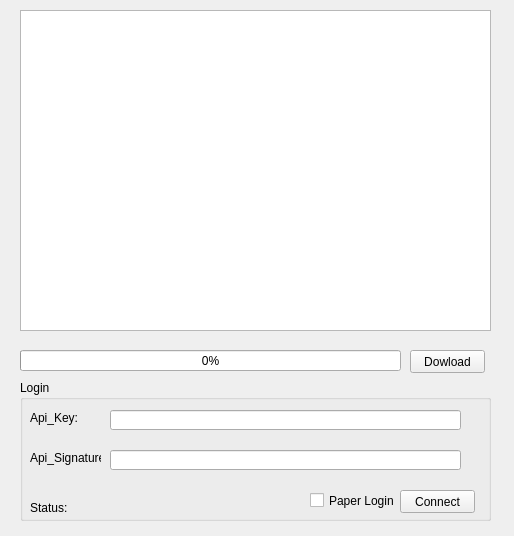
<?xml version="1.0" encoding="UTF-8"?>
<ui version="4.0">
 <class>Exchange_Form</class>
 <widget class="QWidget" name="Exchange_Form">
  <property name="geometry">
   <rect>
    <x>0</x>
    <y>0</y>
    <width>514</width>
    <height>536</height>
   </rect>
  </property>
  <property name="windowTitle">
   <string>Exchange Manager</string>
  </property>
  <widget class="QGroupBox" name="Login_gbx">
   <property name="geometry">
    <rect>
     <x>20</x>
     <y>380</y>
     <width>471</width>
     <height>141</height>
    </rect>
   </property>
   <property name="title">
    <string>Login</string>
   </property>
   <widget class="QLineEdit" name="Api_Key_tbx">
    <property name="geometry">
     <rect>
      <x>90</x>
      <y>30</y>
      <width>351</width>
      <height>20</height>
     </rect>
    </property>
    <property name="echoMode">
     <enum>QLineEdit::Password</enum>
    </property>
   </widget>
   <widget class="QLineEdit" name="Api_Signature_tbx">
    <property name="geometry">
     <rect>
      <x>90</x>
      <y>70</y>
      <width>351</width>
      <height>20</height>
     </rect>
    </property>
    <property name="echoMode">
     <enum>QLineEdit::Password</enum>
    </property>
   </widget>
   <widget class="QLabel" name="Login_Status_Display_lbl">
    <property name="geometry">
     <rect>
      <x>10</x>
      <y>120</y>
      <width>141</width>
      <height>16</height>
     </rect>
    </property>
    <property name="text">
     <string>Status:</string>
    </property>
   </widget>
   <widget class="QPushButton" name="Login_Connect_btn">
    <property name="geometry">
     <rect>
      <x>380</x>
      <y>110</y>
      <width>75</width>
      <height>23</height>
     </rect>
    </property>
    <property name="text">
     <string>Connect</string>
    </property>
   </widget>
   <widget class="QLabel" name="label_2">
    <property name="geometry">
     <rect>
      <x>10</x>
      <y>70</y>
      <width>71</width>
      <height>16</height>
     </rect>
    </property>
    <property name="text">
     <string>Api_Signature:</string>
    </property>
   </widget>
   <widget class="QLabel" name="label">
    <property name="geometry">
     <rect>
      <x>10</x>
      <y>30</y>
      <width>51</width>
      <height>16</height>
     </rect>
    </property>
    <property name="text">
     <string>Api_Key:</string>
    </property>
   </widget>
   <widget class="QCheckBox" name="Paper_Trade_cbx">
    <property name="geometry">
     <rect>
      <x>290</x>
      <y>110</y>
      <width>91</width>
      <height>21</height>
     </rect>
    </property>
    <property name="text">
     <string>Paper Login</string>
    </property>
   </widget>
  </widget>
  <widget class="QListWidget" name="Exchange_lvw">
   <property name="geometry">
    <rect>
     <x>20</x>
     <y>10</y>
     <width>471</width>
     <height>321</height>
    </rect>
   </property>
  </widget>
  <widget class="QPushButton" name="download_update_btn">
   <property name="geometry">
    <rect>
     <x>410</x>
     <y>350</y>
     <width>75</width>
     <height>23</height>
    </rect>
   </property>
   <property name="text">
    <string>Dowload</string>
   </property>
  </widget>
  <widget class="QProgressBar" name="progressBar">
   <property name="geometry">
    <rect>
     <x>20</x>
     <y>350</y>
     <width>381</width>
     <height>21</height>
    </rect>
   </property>
   <property name="value">
    <number>0</number>
   </property>
   <property name="textVisible">
    <bool>true</bool>
   </property>
   <property name="invertedAppearance">
    <bool>false</bool>
   </property>
  </widget>
 </widget>
 <resources/>
 <connections/>
</ui>
